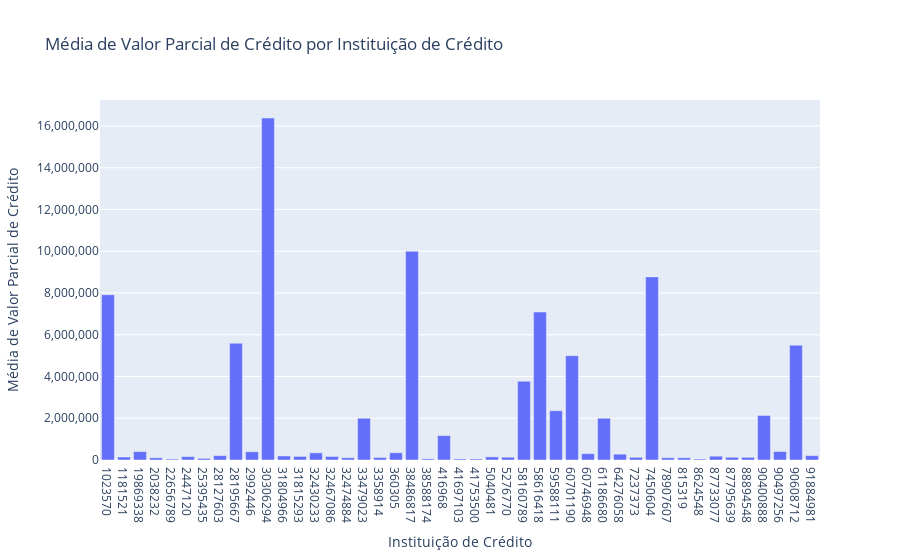

This figure's notebook cell:
### Code cell
fig = px.bar(media_vl_parc_por_inst, x='CNPJ_IF', y='VL_PARC_CREDITO',
             title='Média de Valor Parcial de Crédito por Instituição de Crédito',
             labels={'CNPJ_IF': 'Instituição de Crédito', 'VL_PARC_CREDITO': 'Média de Valor Parcial de Crédito'})

fig.update_layout(yaxis_tickformat=",.0f") 

fig.show()

fig.write_html('grafico_media_credito.html')

### Figure 1 — Plotly figure (JSON) as saved in the notebook; plotly's stock layout.template omitted (floating-point values rounded to 4 significant figures)
{"data": [{"alignmentgroup": "True", "hovertemplate": "Instituição de Crédito=%{x}<br>Média de Valor Parcial de Crédito=%{y}<extra></extra>", "legendgroup": "", "marker": {"color": "#636efa", "pattern": {"shape": ""}}, "name": "", "offsetgroup": "", "orientation": "v", "showlegend": false, "textposition": "auto", "type": "bar", "x": ["1023570", "1181521", "19869338", "2038232", "22656789", "2447120", "25395435", "28127603", "28195667", "2992446", "30306294", "31804966", "31815293", "32430233", "32467086", "32474884", "33479023", "3358914", "360305", "38486817", "38588174", "416968", "41697103", "41753500", "5040481", "5276770", "58160789", "58616418", "59588111", "60701190", "60746948", "61186680", "64276058", "7237373", "7450604", "78907607", "815319", "8624548", "87733077", "87795639", "88894548", "90400888", "90497256", "90608712", "91884981"], "xaxis": "x", "y": [7916000.0, 142700.0, 400000, 103600.0, 44510.0, 162625, 76710.0, 208900.0, 5593000.0, 393500.0, 16380000.0, 193800.0, 170900.0, 344100.0, 168800.0, 107700.0, 2000000, 117800.0, 346800.0, 10000000, 53500, 1168000, 50320.0, 50000, 149200.0, 133800.0, 3775000.0, 7087000, 2361405, 5000000.0, 304300.0, 2000000, 278500.0, 128400.0, 8772000.0, 108100.0, 105300.0, 45998, 183000.0, 130900.0, 127300.0, 2133000.0, 404600.0, 5500000, 208825], "yaxis": "y"}], "layout": {"barmode": "relative", "legend": {"tracegroupgap": 0}, "title": {"text": "Média de Valor Parcial de Crédito por Instituição de Crédito"}, "xaxis": {"anchor": "y", "domain": [0, 1], "title": {"text": "Instituição de Crédito"}}, "yaxis": {"anchor": "x", "domain": [0, 1], "tickformat": ",.0f", "title": {"text": "Média de Valor Parcial de Crédito"}}}}
